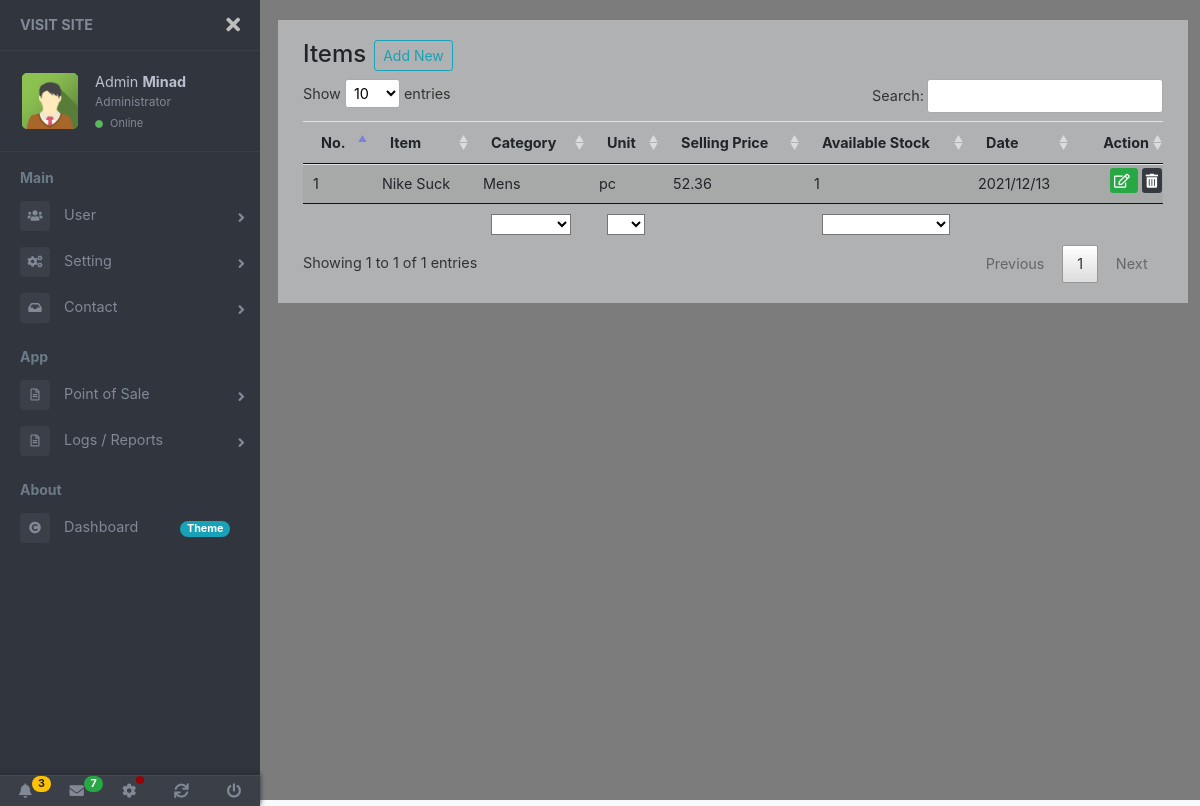
Page /routes/item/index.php (signed in) on the earlier database version.
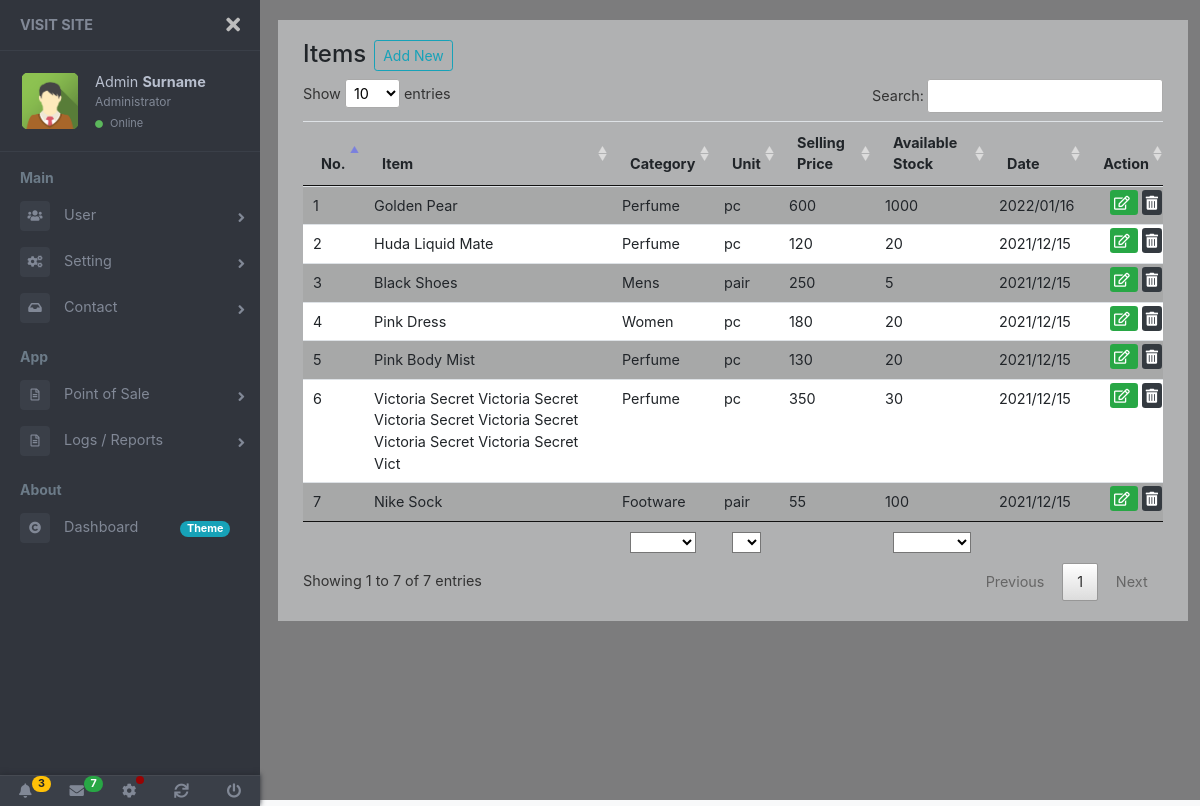
Same page on the later database version.
### tables this page shows
CREATE TABLE `tblitem` (
  `item_id` int(11) NOT NULL,
  `barcode` varchar(254) NOT NULL,
  `name` varchar(100) NOT NULL,
  `description` varchar(254) NOT NULL,
  `category` varchar(254) NOT NULL,
  `unit` varchar(254) NOT NULL,
  `sell_price` double NOT NULL,
  `sale_price` double NOT NULL,
  `supplier_price` double NOT NULL,
  `stock_available` int(11) NOT NULL,
  `size` varchar(50) NOT NULL,
  `color` varchar(50) NOT NULL,
  `quality` varchar(100) NOT NULL,
  `status` int(1) NOT NULL,
  `extnem` varchar(10) NOT NULL,
  `created` datetime NOT NULL DEFAULT current_timestamp(),
  `modified` timestamp NOT NULL DEFAULT current_timestamp() ON UPDATE current_timestamp(),
  `deletedx` int(1) NOT NULL
);

### routes/item/index.php (called while the page is built, shortened)
<?php
	include_once "../../inc/webconfig/conf.php";
	include_once "../../content/template-part/dashboard-header.php";
	include_once "../../content/view/item/index.php";
	include_once "../../content/template-part/dashboard-footer.php";

### inc/xsession.php (called while the page is built, shortened)
<?php
	if(empty($_SESSION["usercode"]) || empty($_SESSION["username"]) || empty($_SESSION["fullname"]) || empty($_SESSION["ulevpos"]) || empty($_SESSION["surname"]) || empty($_SESSION["firstname"]) || empty($_SESSION["middlename"]) || empty($_SESSION["postitle"])) {
		header("location:../login");
	} else {
		$lastname	= $_SESSION["surname"];
		$givename	= $_SESSION["firstname"];
		$ptitle		= $_SESSION["postitle"];
	}

### inc/webconfig/conf.php (called while the page is built, shortened)
<?php
	try {
		$cnn = new PDO("mysql:host={$host};dbname={$db}", $unameroot, $pw);
		$qry_webconf = "SELECT * FROM conf LIMIT 1";
		$stmt_webconf = $cnn->prepare($qry_webconf);
		$stmt_webconf->execute();
		$row_webconf = $stmt_webconf->fetch(PDO::FETCH_ASSOC);
		$domainhome = $row_webconf['domainhome'];
	} catch(PDOException $e) {
		$err = $e->getMessage();
		$err2 = strrchr($e,"1049");
		if($err2=1049){
			echo "Error: Unknown Database.<br><a href='../../dbase/creadb'>Fix It!</a>";
			die;
		}
	}

### content/view/item/index.php (the view, shortened to what this page needs)
<?php
	include_once "../../content/template-part/dashboard-navbar.php";
?>
<link rel="stylesheet" href="<?php echo $dirbak; ?>assets/datatables/1.11.3/css/jquery.dataTables.min.css">
<main class="page-content">
	<div class="container-fluid bg-light-opacity">
		<div class="d-flex">
			<h4 class="mr-2 mb-2">Items</h4>
			<a href="../../routes/item/addnew" class="btn btn-outline-info btn-sm mr-2 mb-2">Add New</a>
		</div>
		<div id="" class="table-responsive-sm">
			<table id="listRecView" class="table table-striped table-hover table-sm">
				<thead>
					<tr>
						<th>No.</th>
						<th>Item</th>
						<th>Category</th>
						<th>Unit</th>
						<th>Selling Price</th>
						<th>Available Stock</th>
						<th>Date</th>
						<th class="text-right">Action</th>
					</tr>
				</thead>
				<tbody>
					<?php
						$tblname = "tblitem";
						$prim_id = "item_id";
						$cnn = new PDO("mysql:host={$host};dbname={$db}", $unameroot, $pw);
						$qry = "SELECT * FROM {$tblname} WHERE deletedx=0 ORDER BY {$prim_id} DESC";
						$stmt = $cnn->prepare($qry);
						$stmt->execute();
						$xno = 0;
						for($i=0; $row = $stmt->fetch(); $i++) {
							$xno++;
							$id2=$row['item_id'];
							$id=sprintf('%011d',$id2);
							$itemname=$row['name'];
							$category=$row['category'];
							$unit=$row['unit'];
							$sell_price=$row['sell_price'];
							$stock_available=$row['stock_available'];
							$modified2=$row['modified'];
							$modified=date_format(new DateTime($modified2),'Y/m/d');
					?>
							<tr>
								<td><?php echo $xno; ?></td>
								<td data-filter="<?php echo $itemname; ?>"><?php echo $itemname; ?></td>
								<td data-filter="<?php echo $category; ?>"><?php echo $category; ?></td>
								<td data-filter="<?php echo $unit; ?>"><?php echo $unit; ?></td>
								<td data-filter="<?php echo $sell_price; ?>"><?php echo $sell_price; ?></td>
								<td data-filter="<?php echo $stock_available; ?>"><?php echo $stock_available; ?></td>
								<td><?php echo $modified; ?></td>
								<td class="text-right tbl-action">
									<a href="../../routes/item/editupdate?id=<?php echo $id; ?>" class="btn-sm btn-success btn-inline" title="Edit">
										<span class="far fa-edit"></span>
									</a>
									<a class="btn-sm btn-dark btn-inline ml-1" href="#" onclick="trash(<?php echo $id2; ?>)" title="Delete">
										<span class="fas fa-trash-alt"></span>
									</a>
								</td>
							</tr>
					<?php
						}
					?>
				</tbody>
				<tfoot>
					<tr>
						<td class="remove-dropdown"></td>
						<td class="remove-dropdown"></td>
						<td>Category</td>
						<td>Unit</td>
						<td class="remove-dropdown"></td>
						<td>Stock</td>
						<td class="remove-dropdown"></td>
						<td class="remove-dropdown"></td>
					</tr>
				</tfoot>
			</table>
		</div>
	</div>
</main>

### content/template-part/dashboard-header.php (shortened to what this page needs)
<?php
	$chckfledash = file_exists("../../assets/css/style.css");
	if ($chckfledash) {
		$dirbak = "../../";
	} else {
		$dirbak = "../../../";
	}
?>
<!DOCTYPE html>
<html lang="en">
<head>
	<link rel="stylesheet" href="<?php echo $dirbak; ?>assets/fontawesome/releases/v5.7.0/css/all.css">
	<link rel="stylesheet" href="<?php echo $dirbak; ?>assets/bootstrap/4.5.2/css/bootstrap.min.css">
	<link rel="stylesheet" href="<?php echo $dirbak; ?>assets/npm/slick-carousel@1.8.1/slick/slick.css">
	<link rel="stylesheet" href="<?php echo $dirbak; ?>assets/css/dashboard.css">
	<link rel="stylesheet" href="<?php echo $dirbak; ?>assets/css/style.css">
</head>
<body id="myDashB" class="bg-light" data-spy="scroll" data-target=".navbar" data-offset="60" oncontextmenu="return false;">
	<div class="page-wrapper chiller-theme toggled dboardbg">

### content/template-part/dashboard-navbar.php (shortened to what this page needs)
<?php
	$chckfle2 = file_exists("../../inc/xsession.php");
	if ($chckfle2) {
		include_once "../../inc/xsession.php";
		$baklnk = "../../";
	} else {
		include_once "../../../inc/xsession.php";
		$baklnk = "../../../";
	}
?>
<nav id="sidebar" class="sidebar-wrapper">
	<div class="sidebar-brand">
		<a href="<?php echo $baklnk; ?>">Visit Site</a>
		<div id="close-sidebar">
			<i class="fas fa-times"></i>
		</div>
	</div>
	<div class="sidebar-header">
		<div class="user-pic user-pic-circle">
			<img class="img-responsive img-rounded" src="<?php echo $baklnk; ?>storage/img/avatar2.png" alt="User picture">
		</div>
		<div class="user-info">
			<span class="user-name"><?php echo $givename; ?>
				<strong><?php echo $lastname; ?></strong>
			</span>
			<span class="user-role"><?php echo $ptitle; ?></span>
			<span class="user-status">
				<i class="fa fa-circle"></i>
				<span>Online</span>
			</span>
		</div>
	</div>
	<div class="sidebar-content">
		<div class="sidebar-menu">
			<ul>
				<li class="header-menu">
					<span style="cursor: pointer;" onclick="window.open('<?php echo $baklnk; ?>routes/dashboard','_self');">Main</span>
				</li>
				<li class="sidebar-dropdown">
					<a href="#" title="User">
						<i class="fas fa-users"></i>
						<span>User</span>
					</a>
				</li>
				<li class="sidebar-dropdown">
					<a href="#">
						<i class="fas fa-cogs"></i>
						<span>Setting</span>
					</a>
				</li>
				<li class="sidebar-dropdown">
					<a href="#">
						<i class="fa fa-inbox"></i>
						<span>Contact</span>
					</a>
				</li>
				<li class="header-menu">
					<span>App</span>
				</li>
				<?php include_once "dashboard-navbar-app.php"; ?>
				<li class="header-menu">
					<span>About</span>
				</li>
				<li>
					<a href="<?php echo $baklnk; ?>routes/dashboard-theme" title="Dashboard Theme">
						<i class="fa fa-copyright"></i>
						<span>Dashboard</span>
						<span class="badge badge-pill badge-info">Theme</span>
					</a>
				</li>
			</ul>
		</div>
	</div>
	<div class="sidebar-footer">
		<a href="#" title="Notification">
			<i class="fa fa-bell"></i>
			<span class="badge badge-pill badge-warning notification">3</span>
		</a>
		<a href="#" title="Message">
			<i class="fa fa-envelope"></i>
			<span class="badge badge-pill badge-success notification">7</span>
		</a>
		<a href="<?php echo $baklnk; ?>routes/setgener" title="Settings">
			<i class="fa fa-cog"></i>
			<span class="badge-sonar"></span>
		</a>
		<a href="" title="Refresh">
			<i class="fas fa-sync"></i>
		</a>
		<a href="<?php echo $baklnk; ?>inc/logout" title="Logout">
			<i class="fa fa-power-off"></i>
		</a>
	</div>
</nav>

### content/template-part/dashboard-navbar-app.php (shortened to what this page needs)
<li class="sidebar-dropdown">
	<a href="#" title="Sample Menu">
		<i class="far fa-file-alt"></i>
		<span>Point of Sale</span>
	</a>
</li>
<li class="sidebar-dropdown">
	<a href="#" title="Sample Menu">
		<i class="far fa-file-alt"></i>
		<span>Logs / Reports</span>
	</a>
</li>

### content/template-part/dashboard-footer.php (shortened to what this page needs)
<?php
	$chckfledashf = file_exists("../../assets/css/style.css");
	if ($chckfledashf) {
		$dirbakf = "../../";
	} else {
		$dirbakf = "../../../";
	}
?>
	</div>
	<?php include_once $dirbakf."content/view/item-pay/index.php" ?>
</body>
</html>

### content/view/item-pay/index.php (shortened to what this page needs)
<link rel="stylesheet" href="<?php echo $domainhome ?>assets/datatables/1.11.3/css/jquery.dataTables.min.css">

### assets/css/style.css (style rules this page uses)
* { box-sizing: border-box; }
body { margin: 0; }
.tbl-action { padding: 0!important; padding-top: 5px!important; padding-right: 5px!important; }

### content/template-part/dashboard-header.php (style rules this page uses)
.dboardbg { background-image: url("../../storage/img/dashboard-bg.png"); background-repeat: no-repeat; background-size: cover; background-color: transparent; }

Differences in the rows shown:
added tblitem: name "Golden Pear", category "Perfume", unit "pc", sell_price "600", stock_available "1000", modified "2022/01/16"
added tblitem: name "Huda Liquid Mate", category "Perfume", unit "pc", sell_price "120", stock_available "20", modified "2021/12/15"
added tblitem: name "Black Shoes", category "Mens", unit "pair", sell_price "250", stock_available "5", modified "2021/12/15"
added tblitem: name "Pink Dress", category "Women", unit "pc", sell_price "180", stock_available "20", modified "2021/12/15"
added tblitem: name "Pink Body Mist", category "Perfume", unit "pc", sell_price "130", stock_available "20", modified "2021/12/15"
added tblitem: name "Victoria Secret Victoria Secret Victoria Secret Victoria Secret Victoria Secret Victoria Secret Vict", category "Perfume", unit "pc", sell_price "350", stock_available "30", modified "2021/12/15"
changed tblitem: name "Nike Suck" → "Nike Sock"; category "Mens" → "Footware"; unit "pc" → "pair"; sell_price "52.36" → "55"; stock_available "1" → "100"; modified "2021/12/13" → "2021/12/15"
Other differences:
$lastname: "Minad" → "Surname"
text written by a page script: "Show entries Search: Showing 1 to 1 of 1 entries Previous 1 Next" → "Show entries Search: Showing 1 to 7 of 7 entries Previous 1 Next"
